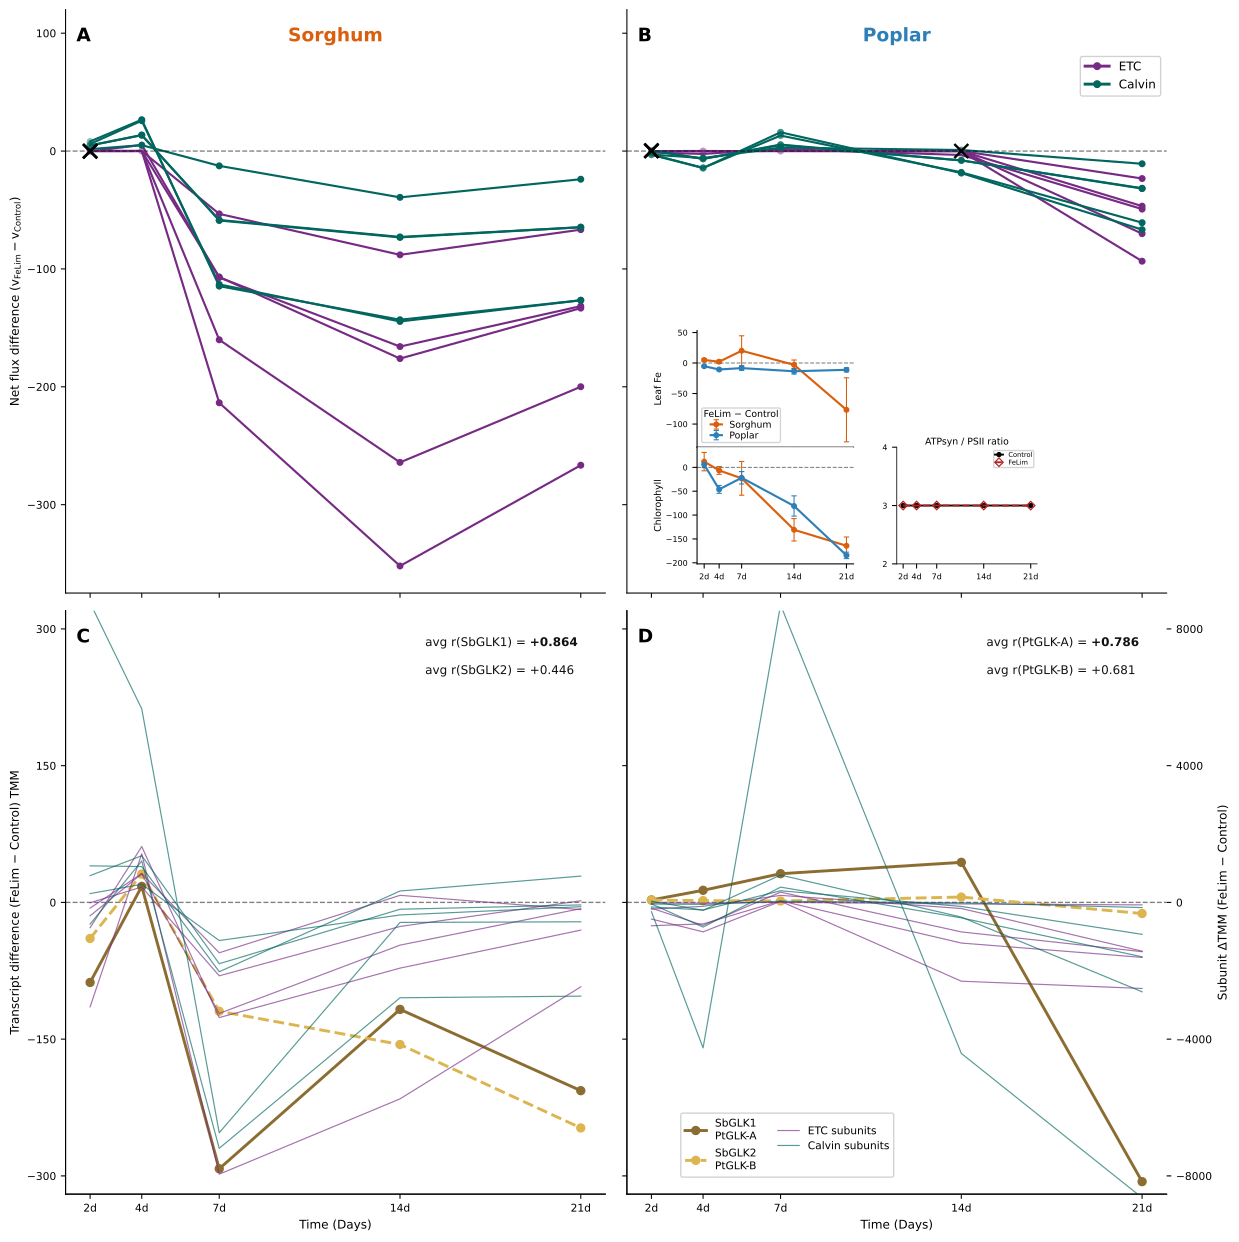

Source code (Python):
"""
Figure 8: Photosynthetic ETC response paired with GLK-regulon transcript
=========================================================================

2 x 2 layout, one column per species (Sorghum left, Poplar right):

    Top row (A, B) — per-ETC-reaction net flux DIFFERENCE (FeLim - Control)
                     across the leaf time course (2d/4d/7d/14d/21d).
                     5 lines per panel (PSII, Cyt b6f, PSI, FNR, ATP
                     synthase). ATPsyn / PSII ratio inset (Control vs
                     FeLim, dashed reference at canonical 3:1) sits in
                     an interior corner of each top panel.

    Bottom row (C, D) — log2(FeLim/Control) transcript abundance for the
                        two GLK-family orthologs (GLK1, GLK2) predicted
                        to be the master regulators of the nuclear-
                        encoded photosynthesis regulon that the top-row
                        driver reactions belong to. Same 5-timepoint
                        x-axis so the transcript trajectory can be
                        read against the flux trajectory directly.

Data sources
------------
- Top row : Biochem_*/projects/<spc>/ml/svp_1.0/results/startVbfandZero_noRelu_V_headers.tsv
- Bottom  : RNASeq-Review/RNASeq_Enzyme_Abundance/projects/qpsi-plastidial/
            rnaseq-data/{Poplar,Sorghum}_raw_genes_tmm_mean.tsv[.xz]
            filtered by the four GLK ortholog IDs listed in CONFIG.glk_orthologs.

To tweak this figure
--------------------
- Target reactions / legend order:   CONFIG.target_reactions / CONFIG.legend_order
- Which reactions form the ratio:    CONFIG.ratio_numerator_id / CONFIG.ratio_denominator_id
- Canonical ratio reference line:    CONFIG.ratio_reference
- GLK ortholog IDs / data path:      CONFIG.glk_orthologs / CONFIG.glk_data_paths
- GLK colors / linestyle:            CONFIG.glk_colors / CONFIG.glk_styles
- Bottom-row y-range:                CONFIG.panel_ylim_bottom
- Species panel order:               CONFIG.species_configs
- Output filename:                   CONFIG.filename
"""

from __future__ import annotations

import os
import sys
import lzma
import re
import csv
import functools
import numpy as np
import pandas as pd
import matplotlib.pyplot as plt
import cobra


def _analysis_tables() -> str:
    """Directory holding the cross-species analysis TSVs this deck reads.

    Delegates to io_utils.cross_species_dir() so every consumer resolves the
    tables the same way: analysis_tables/ beside this file by default,
    overridable with BIOFLUX_DATA_DIR / BIOFLUX_CROSS_DIR.

    The tables are derived from both species, and the Poplar half is not
    distributed with this repository (see README.md), so they are not tracked
    here. Regenerate them with svp_analysis/analyze_both_species.py from a tree
    that has both species, or point the env var at an existing copy.
    """
    import io_utils
    return io_utils.cross_species_dir()


def _base_rxn(target_id: str) -> str:
    """Strip compartment/direction suffix (_y0, _d0, _f, _r, _i, _o) to get the
    base reaction id used by the classifier."""
    return re.sub(r'_(y[0-9]+|d[0-9]+|[frio])$', '', target_id)


@functools.lru_cache(maxsize=1)
def _load_qualifying_tps() -> dict:
    """Return {(species, base_rxn): set_of_qualifying_timepoint_strs} loaded
    once from the central-carbon classifier output. Empty set = the reaction
    was classified but no timepoint met the defensibility criterion."""
    path = os.path.join(_analysis_tables(), "all_central_carbon_classification.tsv")
    result = {}
    with open(path) as f:
        for row in csv.DictReader(f, delimiter='\t'):
            if row.get('tissue') != 'Leaf':
                continue
            tps = row.get('qualifying_tps', '') or ''
            qtps = set(tps.split(',')) if tps else set()
            result[(row['species'], row['base_rxn'])] = qtps
    return result


@functools.lru_cache(maxsize=1)
def _load_per_tp_metrics() -> dict:
    """Return {(species, base_rxn, timepoint): (rel_mag, dir_flip)}.
    rel_mag = |mean(delta across p)| / max(mean_ctl, mean_fel, 1e-6).
    dir_flip = the four per-p deltas are not all the same sign.
    Computed from all_central_carbon_timecourse.tsv (Leaf only)."""
    import collections as _c
    path = os.path.join(_analysis_tables(), "all_central_carbon_timecourse.tsv")
    grouped = _c.defaultdict(list)
    with open(path) as f:
        for row in csv.DictReader(f, delimiter='\t'):
            if row.get('tissue') != 'Leaf':
                continue
            k = (row['species'], row['base_rxn'], row['timepoint'])
            grouped[k].append((float(row['abs_ctl']), float(row['abs_fel']),
                               float(row['delta'])))
    result = {}
    for k, rows in grouped.items():
        if not rows:
            continue
        mc = sum(r[0] for r in rows) / len(rows)
        mf = sum(r[1] for r in rows) / len(rows)
        md = sum(r[2] for r in rows) / len(rows)
        deltas = [r[2] for r in rows]
        denom = max(mc, mf, 1e-6)
        rel_mag = abs(md) / denom
        dir_flip = (any(d > 1e-4 for d in deltas)
                    and any(d < -1e-4 for d in deltas))
        result[k] = (rel_mag, dir_flip)
    return result


def _alpha_for_rel_mag(rel_mag: float) -> float:
    """Map rel_mag to marker opacity. rel_mag >= 10% -> fully opaque;
    below 0.5% -> minimum opacity. Linear scale in between so the
    reader gets a visible confidence gradient across the interesting
    range (0.5% - 10%)."""
    if rel_mag >= 0.10:
        return 1.0
    if rel_mag <= 0.005:
        return 0.15
    return 0.15 + (1.0 - 0.15) * (rel_mag - 0.005) / (0.10 - 0.005)

# Helper modules are vendored under figures_src/; prepend it so the
# imports below resolve. _HERE is this directory; the helper modules are
# vendored under figures_src/ so this deck runs from a bare checkout.
_HERE = os.path.dirname(os.path.abspath(__file__))
sys.path.insert(0, os.path.join(_HERE, "figures_src"))
from style import apply_style, SPECIES_COLORS, get_dpi
# CLAUDE 2026-08-12: run directories moved to the arms-260811 sweep, one per
# (species, svp, min_delta). io_utils is the single resolver; see its header
# for the BIOFLUX_MIN_DELTA / BIOFLUX_LEGACY_LAYOUT overrides.
from io_utils import fresh_arm_dir


# ==== CONFIG (edit me) ============================================
class CONFIG:
    title         = ""    # no figure-level title; caption names panels A/B
    panel_titles  = None  # no panel titles either; caption owns them
    # Panel letters row-major: A/B = ETC flux, C/D = GLK transcript,
    # E/F..M/N = one phenotype row per entry in phenotype_columns.
    # Extended to cover the max we might use in the exploratory pass;
    # unused letters are harmless.
    panel_letters = ["A","B","C","D","E","F","G","H","I","J","K","L","M","N"]
    panel_letter_kwargs = dict(
        xy=(0.02, 0.97), xycoords="axes fraction",
        ha="left", va="top",
        fontsize=14, fontweight="bold",
        bbox=dict(boxstyle="round,pad=0.18", facecolor="white",
                  edgecolor="none", alpha=0.85),
    )
    panel_labels = {
        "top_y":     r"Net flux difference ($v_{FeLim} - v_{Control}$)",
        "bottom_y":  r"Transcript difference (FeLim − Control) TMM",
        "x_top":     "Time (Days)",
        "x_bottom":  "Time (Days)",
    }
    # Every row uses raw (FeLim − Control) so each panel keeps the
    # natural units + amplitudes of its measurement. Consequences:
    # (a) the 5 ETC reactions in the top row visually separate again
    #     (their raw flux magnitudes differ even when the log2 fold
    #     changes are nearly identical), (b) high-abundance transcripts
    #     dominate the GLK row (paleopolyploid low-abundance paralogs
    #     will look flat), (c) each phenotype row needs its own ylim
    #     matched to that measurement's natural scale.
    # CLAUDE 2026-08-12: widened for the arms-260811 runs. Initialising the
    # media transport chain at the pFVA maxima raised the absolute flux scale
    # ~2.5x, so the net svp_2.0 delta-flux range is now (-352..+25) for Sorghum
    # and (-94..+16) for Poplar (was -211..+43 shared). Panels A and B share
    # this axis deliberately, so Sorghum sets the floor; the headroom above
    # zero is reserved for the group legend in B. (The ATPsyn/PSII inset used
    # to occupy the headroom in A; it now sits low in B beside the Fe / Chl
    # insets, so A's headroom is free if the range is ever retightened.)
    panel_ylim = (-375, 120)

    # ----- display sign per reaction -----
    # ModelSEED writes some reactions in the opposite direction to the
    # one they run in vivo, so their net flux is negative by convention
    # even though the pathway is carrying forward flux.  Negate those for
    # display so every member of a pathway group moves together; the
    # caption states which reactions are flipped.
    #   rxn00782 (NADPH-GAPDH) is written oxidatively (G3P -> 1,3-BPG);
    #   the Calvin cycle runs it reductively.
    display_direction = {"rxn00782": -1}
    # GLK row uses a TWIN y-axis so GLK regulators (low-abundance,
    # ±60-306 TMM) are visible alongside their high-abundance target
    # subunits (±8000+ TMM). BOTH axes are symmetric around zero so
    # the y=0 line physically aligns at 50% panel height on both
    # sides, making Sorghum 7d / Poplar 21d drops directly comparable.
    # Left / right axis tick pairs picked so the ticks line up visually:
    # primary +300 ↔ twin +8000, +150 ↔ +4000, 0 ↔ 0, etc. The ylim on
    # each side is set slightly wider than its tick range for padding;
    # both ylims use the SAME padding fraction (320/300) so the tick
    # alignment is preserved.
    panel_ylim_bottom              = (-320, 320)                       # left: GLK  ΔTMM
    panel_yticks_bottom            = [-300, -150, 0, 150, 300]
    panel_ylim_bottom_subunit      = (-320 * 8000 / 300,
                                       320 * 8000 / 300)               # right: subunit ΔTMM
    panel_yticks_bottom_subunit    = [-8000, -4000, 0, 4000, 8000]
    # ----- inset placement per species (axes-fraction: x0, y0, width, height) -----
    # Squished vertically (height 0.18) and slightly widened (width 0.24)
    # so the 5 x-axis tick labels have horizontal breathing room. Pushed
    # a bit further from center to give the species title room to land.
    # y0 is set so the inset sits in the empty headroom above the data
    # (panel_ylim tops out at +130; the largest datapoint is ~+43).
    # The ratio inset now rides in panel B (Poplar) immediately right of the
    # measured Fe / Chl insets (which occupy x 0.13-0.42, y 0.05-0.45), so the
    # stoichiometric check sits beside the experimental data. The Sorghum entry
    # is retained unused in case the inset is moved back to panel A.
    inset_bounds_by_species = {
        "Sorghum": (0.70, 0.76, 0.24, 0.17),   # unused: former panel-A slot
        # y0 and height match the Chl inset (0.13, 0.05, 0.29, 0.20) so the two
        # x-axes sit on the same baseline and read as one row.
        "Poplar":  (0.50, 0.05, 0.26, 0.20),   # right of the Fe / Chl insets
    }
    inset_ylim   = (2.0, 4.0)
    inset_yticks = [2, 3, 4]

    # ----- per-svp project paths -----
    # Under the arms layout the svp is part of the directory name as well as
    # the run subdirectory, so `dir` is resolved per species from SVP_SUBDIR
    # rather than assembled from a shared PROJECTS root.
    SVP_SUBDIR  = "svp_2.0"

    # ----- species panel order: left-to-right -----
    species_configs = [
        {
            "name": "Sorghum",
            "dir": fresh_arm_dir("Sorghum", SVP_SUBDIR.replace("svp_", "")),
        },
        {
            "name": "Poplar",
            "dir": fresh_arm_dir("Poplar", SVP_SUBDIR.replace("svp_", "")),
        },
    ]

    # ----- target reactions (top row): ETC + Calvin driver set -----
    # 10 reactions total, 5 per group. Coloured by group + given
    # distinct dash patterns within the group so a reader can see
    # "these 5 lines all move together, and so do these 5" without
    # having to disentangle individual reaction identities.
    target_reactions = {
        # ETC (Photosynthesis electron transport + coupled ATPase)
        "rxn20632_y0": "Photosystem II",
        "rxn20595_y0": "Cytochrome b6f",
        "rxn26754":    "Photosystem I",
        "rxn17196":    "Fd-NADP+ reductase",
        "rxn08173_y0": "Plastidial ATP Synthase",
        # Calvin Cycle (carbon reduction + regeneration)
        "rxn00018":    "RuBisCO",
        "rxn01100":    "PGK",
        "rxn00782":    "NADPH-GAPDH",
        "rxn01111":    "PRK",
        "rxn01345":    "SBPase",
    }
    # Grouping drives the color assignment + the collapsed legend.
    reaction_groups = {
        "ETC":    ["Photosystem II", "Cytochrome b6f", "Photosystem I",
                   "Fd-NADP+ reductase", "Plastidial ATP Synthase"],
        "Calvin": ["RuBisCO", "PGK", "NADPH-GAPDH", "PRK", "SBPase"],
    }
    group_colors = {
        "ETC":    "#762a83",   # dark violet — distinct from Poplar blue, Sorghum orange, GLK gold
        "Calvin": "#01665e",   # dark teal — designed complement to violet on the ColorBrewer BrBG diverging palette
    }
    # All-solid within each group. The visual point is that every
    # ETC reaction moves together and every Calvin reaction moves
    # together — individual reaction identity is de-emphasised. The
    # caption explains that the 5 lines per group are distinct
    # reactions.
    group_linestyles = ["-"] * 5
    legend_order = [
        "Photosystem II", "Cytochrome b6f", "Photosystem I",
        "Fd-NADP+ reductase", "Plastidial ATP Synthase",
        "RuBisCO", "PGK", "NADPH-GAPDH", "PRK", "SBPase",
    ]

    # ----- bottom-row ratio reactions (rendered as inset inside top panel) -----
    ratio_numerator_id   = "rxn08173_y0"   # Plastidial ATP Synthase
    ratio_denominator_id = "rxn20632_y0"   # Photosystem II
    ratio_reference      = 3.0
    ratio_reference_label = "canonical 3:1"

    # ----- GLK ortholog transcript (bottom row, panels C & D) -----
    # Two GLK-family orthologs per species, predicted by cross-species
    # ortholog analysis to be the master regulators of the nuclear-
    # encoded photosynthesis regulon.
    _RNASEQ_BASE = "/scratch/seaver/Claude_Projects/RNASeq-Review/RNASeq_Enzyme_Abundance/projects/qpsi-plastidial/rnaseq-data"
    glk_data_paths = {
        "Poplar":  f"{_RNASEQ_BASE}/Poplar_raw_genes_tmm_mean.tsv",
        "Sorghum": f"{_RNASEQ_BASE}/Sorghum_raw_genes_tmm_mean.tsv.xz",
    }
    glk_orthologs = {
        # (species, slot) -> gene id in the abundance TSV.
        # Sorghum slots swapped 2026-08-04 so slot GLK1 = the grass "GLK1"-clade
        # gene (Sobic.010G096300, clusters with rice Os06g24070). The grass and
        # eudicot GLK duplications are independent, so these labels come from the
        # gene tree, not from the Arabidopsis ortholog call, which disagrees and
        # is a near-tie. Evidence: data/glk_phylogeny/README.md.
        ("Poplar",  "GLK1"): "Potri.007G136901",
        ("Poplar",  "GLK2"): "Potri.017G015800",
        ("Sorghum", "GLK1"): "Sobic.010G096300",
        ("Sorghum", "GLK2"): "Sobic.003G002600",
    }
    # Display names: Sorghum paralogs are orthology-named (SbGLK1/SbGLK2); Poplar's
    # two copies are an indistinguishable Salicaceae-WGD pair, labeled A/B.
    glk_display = {
        ("Sorghum", "GLK1"): "SbGLK1", ("Sorghum", "GLK2"): "SbGLK2",
        ("Poplar",  "GLK1"): "PtGLK-A", ("Poplar",  "GLK2"): "PtGLK-B",
    }
    # Gold family, outside the ETC purples/blues and outside the species
    # reservation (blue/orange). GLK = Golden2-Like, so the color story
    # is on-topic.
    glk_colors = {
        "GLK1": "#8c6d31",   # dark khaki-gold
        "GLK2": "#dcb54f",   # brighter gold
    }
    glk_styles = {"GLK1": "-", "GLK2": "--"}

    # ----- Rate-limiting subunit overlay on the GLK panels -----
    # For each of the 10 shared driver reactions (see
    # svp_analysis/glk_regulon_summary.py) we overlay the top
    # limiting-subunit gene's raw-diff transcript trajectory as a thin
    # line in the SAME panel as GLK1/GLK2, on a twin y-axis (right).
    # ETC subunits share a blue shade, Calvin subunits share a green
    # shade — the visual argument is "all 10 subunits track the GLK
    # regulator", not "distinguish subunit A from subunit B".
    # (The TSV filename still says "shared9"; it holds 10 reactions
    # x 2 species.  Renaming it would break the other consumers.)
    ratelimiting_gene_tsv = os.path.join(_analysis_tables(),
                                         "glk_regulon_shared9.tsv")
    ratelimiting_group_colors = {
        "ETC":    "#762a83",   # dark lavender — same as row-1 ETC
        "Calvin": "#01665e",   # dark teal — same as row-1 Calvin
    }
    ratelimiting_line_kwargs = dict(lw=0.9, alpha=0.65)

    # (species, gene_id) → override kwargs for a specific subunit line.
    # Empty by default. Populate to visually flag an outlier subunit
    # trajectory (e.g. one that anti-tracks its GLK regulator).
    ratelimiting_highlight: dict = {}

    # ----- Phenotype panels (bottom rows) -----
    # ICP-MS + reflectance-spectroscopy leaf phenotype file. Each named
    # column becomes a row of 2 species panels showing
    # log2(FeLim / Control). Ranking driving this default list is from
    # svp_analysis/find_phenotype_correlate.py — top 3 by Pearson r with
    # the ETC log2 trajectory (water-status indices), plus Chl and Fe54
    # as biology-required references.
    # Measured leaf phenotype data, not generated by this repository. Set
    # BIOFLUX_PHENOTYPE_FILE to point at it; the default is data/ beside the
    # repository root.
    phenotype_data_path = os.environ.get(
        "BIOFLUX_PHENOTYPE_FILE",
        os.path.normpath(
            os.path.join(os.path.dirname(os.path.abspath(__file__)),
                         "..", "data",
                         "E1.0_Sorghum_Poplar_ICP-MS_Spec_total.txt")))
    phenotype_species_map = {
        "Poplar":  "Populus trichocarpa",
        "Sorghum": "Sorghum bicolor",
    }
    # No standalone phenotype rows: the figure is a 2 x 2 (ETC/Calvin
    # flux over GLK transcripts).  The measured readouts that used to
    # occupy rows 2+ now ride as combined-species insets inside panel B
    # --- see pheno_inset_combined below.  Set this back to e.g.
    # ["Fe54"] to restore the taller layout.
    phenotype_columns: list = []

    # Legend text per phenotype column (used in the phenotype panel
    # legends). Kept short — full explanation belongs in the caption.
    phenotype_legend_labels = {
        "WBI":   "WBI",
        "SR1":   "SR1",
        "NDWI2": "NDWI2",
        "Chl":   "Chl",
        "Fe54":  "Fe",
    }
    # One color per row. Avoids species blue/orange, ETC blue-purple,
    # and GLK gold — teal, dark red, forest, chlorophyll green, rust.
    phenotype_colors = {
        "WBI":   "#17a2b8",   # teal (water-band)
        "SR1":   "#a41e11",   # dark red (simple ratio)
        "NDWI2": "#2f5f34",   # forest green (water index)
        "Chl":   "#2ba02b",   # chlorophyll green
        "Fe54":  "#8b4513",   # rust
    }
    # Per-column y-range — auto-scaled if None. WBI is near-zero (huge
    # relative correlation but tiny absolute changes) so it needs a
    # zoom. Chl and Fe54 span a wider range.
    # Raw-diff ylims chosen from the observed per-column ranges (see
    # find_phenotype_correlate.py output); each row now shows the
    # measurement's natural scale.
    phenotype_ylims = {
        "WBI":   (-0.011, 0.005),
        "SR1":   (-0.06,  0.12),
        "NDWI2": (-0.006, 0.013),
        "Chl":   (-220,   30),   # widened from (-200, 30) so Poplar 21d fits
        # widened again from (-90, 30) so the +/- SEM whiskers fit: the
        # Sorghum 21d bar reaches -129 and the 7d bar reaches +45.
        "Fe54":  (-140,   55),
    }

    # ----- time course -----
    time_labels    = ["2d", "4d", "7d", "14d", "21d"]
    days_numeric   = [2, 4, 7, 14, 21]

    # ----- measured-phenotype inset on the GLK row (row 1) -----
    # Set to an ICP-MS / spec column name (e.g. "Chl") to draw the raw
    # Control-vs-FeLim trajectory of that measurement as a small inset
    # inside each GLK panel, pairing the transcriptional regulator with
    # the phenotype it controls.  None disables the inset entirely, so
    # the production figure is unchanged unless this is set.
    pheno_inset_column = None
    pheno_inset_bounds_by_species = {
        "Sorghum": (0.66, 0.08, 0.30, 0.26),
        "Poplar":  (0.66, 0.08, 0.30, 0.26),
    }
    # Same mechanism on the ETC/Calvin row (row 0).  Setting this and
    # emptying phenotype_columns collapses the figure to 2 x 2, with the
    # measured driver (Fe) beside the modelled flux response.  Sorghum's
    # ATPsyn/PSII inset already occupies the top-right of panel A, so the
    # row-0 slots are placed left of it.
    pheno_inset_row0_column = None
    pheno_inset_row0_bounds_by_species = {
        "Sorghum": (0.08, 0.70, 0.28, 0.26),
        "Poplar":  (0.08, 0.70, 0.28, 0.26),
    }
    pheno_inset_title = {"Chl": "Chlorophyll", "Car": "Carotenoid",
                         "Fe54": "Leaf Fe"}
    # Combined-species insets: each carries BOTH species' FeLim-minus-
    # Control trajectory for one measured column, rather than one inset
    # per panel.  Each entry is (column, host row, host col, bounds in
    # that panel's axes fraction).  Empty = disabled.  Several entries
    # may share a host panel; place them with non-overlapping bounds.
    # An optional 5th element carries per-inset options.
    #
    # Production layout: leaf Fe above chlorophyll -- the driver over the
    # phenotype it drives -- as one contiguous stack in the bottom-left
    # of panel B, where neither species' flux traces reach.  Each name is
    # a left-hand y-axis label rather than a title, since the band above
    # each inset is exactly where panel B's traces run.  One legend
    # serves the pair and its title carries the difference form.
    pheno_inset_combined: list = [
        ("Fe54", 0, 1, (0.13, 0.25, 0.29, 0.20),
         {"hide_xticklabels": True,      # shares the lower inset's axis
          "label_as_ylabel": True,
          "legend_title": "FeLim − Control",
          "legend_fontsize": 7,
          "legend_loc": "lower left"}),
        ("Chl",  0, 1, (0.13, 0.05, 0.29, 0.20),
         {"label_as_ylabel": True,
          "hide_legend": True}),         # one legend for the pair
    ]

    # ----- redundant-axis-label suppression -----
    # Applied after all panels are drawn.  Each entry is (row, col).
    # With sharex="col" the row-0 x-labels merely repeat row 1's, and in
    # a 2 x 2 grid the right column's primary y-label and the left
    # column's twin y-label repeat their neighbours.
    suppress_xlabel: list = [(0, 0), (0, 1)]   # "Time (Days)" off A and B
    suppress_ylabel: list = [(0, 1), (1, 1)]   # primary y off B and D
    suppress_twin_ylabel: list = [(1, 0)]      # twin y off C
    # Tick labels, not just the axis titles.  Dropping these on the right
    # column lets the two columns be pushed together.
    suppress_yticklabels: list = [(0, 1), (1, 1)]
    suppress_twin_yticklabels: list = [(1, 0)]
    # Horizontal gap between the two columns, applied after tight_layout.
    # None = leave tight_layout's own spacing alone.
    subplots_wspace = 0.04

    # Anchor for the row-0 (ETC / Calvin) legend, in the host panel's axes
    # fraction.  None = plain loc="upper right".  Set to the top edge of
    # panel A's ATPsyn/PSII inset so the two line up across the row.
    row0_legend_bbox = (1.0, 0.93)

    # ----- per-reaction markers (top row) -----
    # Distinct marker per reaction so overlapping curves are visible
    # as marker stacks — mass balance forces the ETC log2 trajectories
    # to nearly coincide, so the lines alone would look like one.
    reaction_markers = {
        "Photosystem II":          "o",   # circle
        "Cytochrome bf-6":         "s",   # square
        "Photosystem I":           "^",   # up triangle
        "Fd-NADP+ reductase":      "D",   # diamond
        "Plastidial ATP Synthase": "v",   # down triangle
    }
    # ----- colors (top row) -----
    reaction_colors = {
        "Photosystem II":          "#2c7fb8",
        "Cytochrome bf-6":         "#7570b3",
        "Photosystem I":           "#1b9e77",
        "Fd-NADP+ reductase":      "#e7298a",
        "Plastidial ATP Synthase": "#d95f0e",
    }
    # ----- colors / styles (inset, top row) -----
    # Blue / orange are reserved for the species palette; the five ETC
    # reactions in the main panel claim blue, purple, green-teal,
    # magenta, and orange. Black + crimson is maximally print-safe
    # (high lightness contrast, survives B&W and low-quality color
    # printing) and stays outside the existing palette.
    treatment_style = {"Control": "-", "FeLim": "--"}
    treatment_color = {"Control": "#000000", "FeLim": "#b22222"}
    species_palette = dict(SPECIES_COLORS)

    # ----- layout -----
    # Rows = 2 (ETC flux + GLK transcript) + len(phenotype_columns).
    # Computed inside build_figure() so shortening / lengthening
    # phenotype_columns automatically adjusts the panel grid + height.
    # These class-level values act as fallbacks for old callers only.
    figsize = (13, 30)
    layout  = (7, 2)

    # ----- output -----
    filename = "fig_photo_etc"
# ==================================================================


def _extract_reaction_flux_per_cond(v_df: pd.DataFrame, model: cobra.Model,
                                    target_id: str, cond_names: list[str],
                                    cond_indices: list[int]) -> np.ndarray:
    """Sum signed-direction columns matching ``target_id`` in the V TSV.

    Reactions can be split into ``_f`` / ``_o`` (forward, sign +1) and
    ``_r`` / ``_i`` (reverse, sign -1) flux columns. We sum them with
    the appropriate sign to recover net flux. Returns an array aligned
    to ``cond_indices``.

    Two things this has to get right, both of which an earlier version
    did not:

    * ``base_id`` and ``clean_id`` are identical whenever the model id
      carries no ``R_``/``EX_`` prefix (which is every reaction here,
      since cobra strips the prefix on read).  Collecting candidate
      column names in a ``set`` keeps each column from being added
      twice -- the previous list-of-pairs form doubled every value.
    * The split halves of a reversible reaction are *separate model
      objects* whose ids already end in ``_f``/``_r``.  The sign must
      therefore be read off the column name itself; deriving it from a
      constructed ``f"{base_id}_r"`` never matched, so reverse flux was
      added rather than subtracted.
    """
    flux = np.zeros(len(cond_indices))
    seen: set[str] = set()
    for rxn in model.reactions:
        base_id = rxn.id
        clean_id = base_id.replace("R_", "").replace("EX_", "").strip()
        if clean_id != target_id and base_id != target_id and \
           not clean_id.startswith(target_id + "_"):
            continue
        candidates = {stem_sfx
                      for stem in (base_id, clean_id)
                      for stem_sfx in (stem, f"{stem}_f", f"{stem}_o",
                                       f"{stem}_r", f"{stem}_i")}
        for col_name in sorted(candidates):
            if col_name not in v_df.columns or col_name in seen:
                continue
            seen.add(col_name)
            sign = -1 if col_name.endswith(("_r", "_i")) else 1
            flux += sign * v_df[col_name].values[cond_indices]
    return flux


def _load_species_data(config: dict) -> dict | None:
    """Load V matrix and SBML model for a species; return parsed flux
    series for the 5 target reactions plus PSII/ATPsyn totals."""
    base = os.path.join(config["dir"], "ml")
    npz_path = os.path.join(base, "training", "training.npz")
    xml_path = os.path.join(base, "training", "training.xml")
    tsv_path = os.path.join(base, CONFIG.SVP_SUBDIR, "results",
                            "startVbfandZero_noRelu_V_headers.tsv")
    for p in (npz_path, xml_path, tsv_path):
        if not os.path.exists(p):
            print(f"  -> Missing {p}; skipping {config['name']}")
            return None

    data = np.load(npz_path, allow_pickle=True)
    cond_names = [n.decode("utf-8") if isinstance(n, bytes) else str(n)
                  for n in data["treatments"]]
    ctrl_conds  = [f"Leaf_Control_{t}" for t in CONFIG.time_labels]
    felim_conds = [f"Leaf_FeLim_{t}"   for t in CONFIG.time_labels]
    ctrl_idx  = [cond_names.index(c) for c in ctrl_conds  if c in cond_names]
    felim_idx = [cond_names.index(c) for c in felim_conds if c in cond_names]
    if len(ctrl_idx) != len(CONFIG.time_labels) or len(felim_idx) != len(CONFIG.time_labels):
        print(f"  -> Incomplete time-course for {config['name']}; skipping.")
        return None

    model = cobra.io.read_sbml_model(xml_path)
    v_df = pd.read_csv(tsv_path, sep="\t")
    v_df.columns = v_df.columns.str.strip()

    # Top row: raw (FeLim − Control) per target reaction. Each
    # reaction's absolute flux magnitude comes through directly, so
    # the 5 ETC lines visually separate (PSII ~40 delta, PSI ~300
    # delta at Sorghum 7d etc.). Same formulation as the GLK and
    # phenotype rows below.
    delta_flux = {}
    for target_id, label in CONFIG.target_reactions.items():
        flux_ctrl  = _extract_reaction_flux_per_cond(v_df, model, target_id,
                                                     cond_names, ctrl_idx)
        flux_felim = _extract_reaction_flux_per_cond(v_df, model, target_id,
                                                     cond_names, felim_idx)
        delta_flux[label] = (flux_felim - flux_ctrl) * \
            CONFIG.display_direction.get(target_id, 1)

    # Bottom row: per-condition ATPsyn / PSII ratio for Control and FeLim.
    atpsyn_ctrl  = _extract_reaction_flux_per_cond(v_df, model, CONFIG.ratio_numerator_id,
                                                    cond_names, ctrl_idx)
    psii_ctrl    = _extract_reaction_flux_per_cond(v_df, model, CONFIG.ratio_denominator_id,
                                                    cond_names, ctrl_idx)
    atpsyn_felim = _extract_reaction_flux_per_cond(v_df, model, CONFIG.ratio_numerator_id,
                                                    cond_names, felim_idx)
    psii_felim   = _extract_reaction_flux_per_cond(v_df, model, CONFIG.ratio_denominator_id,
                                                    cond_names, felim_idx)
    with np.errstate(divide="ignore", invalid="ignore"):
        ratio_ctrl  = np.where(psii_ctrl  != 0, atpsyn_ctrl  / psii_ctrl,  np.nan)
        ratio_felim = np.where(psii_felim != 0, atpsyn_felim / psii_felim, np.nan)

    return {
        "name": config["name"],
        "delta_flux": delta_flux,
        "ratio_ctrl": ratio_ctrl,
        "ratio_felim": ratio_felim,
    }


def _load_glk_data(species_name: str) -> dict[str, tuple[np.ndarray, np.ndarray]]:
    """Return {glk_label: (control_array, felim_array)} aligned to CONFIG.time_labels.

    Reads the per-species TMM-normalised transcript abundance TSV (xz
    decompression handled transparently), filters to the two GLK
    ortholog gene IDs listed in CONFIG.glk_orthologs, and picks out
    the ``Leaf_Control_<tp>`` and ``Leaf_FeLim_<tp>`` rows.
    """
    path = CONFIG.glk_data_paths[species_name]
    opener = lzma.open if path.endswith(".xz") else open
    with opener(path, "rt") as fh:
        df = pd.read_csv(fh, sep="\t")

    glk_ids = {label: gene
               for (sp, label), gene in CONFIG.glk_orthologs.items()
               if sp == species_name}
    df = df[df["Gene_ID"].isin(glk_ids.values())]

    out: dict[str, tuple[np.ndarray, np.ndarray]] = {}
    for label, gene in glk_ids.items():
        sub = df[df["Gene_ID"] == gene].set_index("condition")["value"]
        ctrl  = np.array([float(sub.get(f"Leaf_Control_{t}", np.nan))
                          for t in CONFIG.time_labels])
        felim = np.array([float(sub.get(f"Leaf_FeLim_{t}",  np.nan))
                          for t in CONFIG.time_labels])
        out[label] = (ctrl, felim)
    return out


def _load_ratelimiting_genes(species_name: str
                             ) -> list[tuple[str, str, np.ndarray]]:
    """Return list of (group, gene_id, delta_trajectory) for the
    9 shared-driver rate-limiting genes for one species. Delta
    trajectory = FeLim - Control TMM per timepoint aligned with
    CONFIG.time_labels. Reads the ranked table produced by
    svp_analysis/glk_regulon_summary.py plus the raw TMM file."""
    ranked = pd.read_csv(CONFIG.ratelimiting_gene_tsv, sep="\t")
    ranked = ranked[ranked["species"] == species_name]

    # Reuse GLK loader's TMM opening logic
    tmm_path = CONFIG.glk_data_paths[species_name]
    opener = lzma.open if tmm_path.endswith(".xz") else open
    with opener(tmm_path, "rt") as fh:
        tmm = pd.read_csv(fh, sep="\t")

    genes_needed = ranked["gene_id"].tolist()
    tmm = tmm[tmm["Gene_ID"].isin(genes_needed)]

    out = []
    for _, row in ranked.iterrows():
        gene = row["gene_id"]
        group = row["group"]
        sub = tmm[tmm["Gene_ID"] == gene].set_index("condition")["value"]
        delta = np.array([
            (float(sub.get(f"Leaf_FeLim_{t}", np.nan))
             - float(sub.get(f"Leaf_Control_{t}", np.nan)))
            if pd.notna(sub.get(f"Leaf_FeLim_{t}", np.nan))
               and pd.notna(sub.get(f"Leaf_Control_{t}", np.nan))
            else np.nan
            for t in CONFIG.time_labels
        ])
        out.append((group, gene, delta))
    return out


def _load_phenotype_data(species_name: str) -> dict[str, tuple]:
    """Return {column: (control_mean, felim_mean, control_sem, felim_sem)}
    for the ICP-MS / spec phenotype columns listed in
    CONFIG.phenotype_columns, aggregated over replicates per
    (species, treatment, timepoint) and aligned with CONFIG.time_labels.
    Only Leaf tissue is used (matching Figure 8).

    The SEMs are returned per treatment arm rather than pre-combined so
    the caller can propagate them onto whatever contrast it plots; the
    panels plot FeLim minus Control, whose SEM is the quadrature sum.
    Groups with a single replicate get SEM = 0 (pandas std is NaN there).
    """
    df = pd.read_csv(CONFIG.phenotype_data_path, sep="\t")
    df = df.drop(columns=[c for c in df.columns if c.startswith("Unnamed")])
    df = df[df["Tissue"] == "Leaf"].copy()
    # Normalize "2 d" -> "2d" so keys match CONFIG.time_labels.
    df["Timepoint"] = df["Timepoint"].str.replace(" ", "", regex=False)
    df = df[df["Species"] == CONFIG.phenotype_species_map[species_name]]
    df = df[df["Treatment"].isin(("Control", "FeLim"))]
    # Row columns plus, if enabled, the GLK-row inset column.
    cols = list(CONFIG.phenotype_columns)
    extras = [CONFIG.pheno_inset_column, CONFIG.pheno_inset_row0_column]
    extras += [spec[0] for spec in CONFIG.pheno_inset_combined]
    for extra in extras:
        if extra and extra not in cols:
            cols.append(extra)
    # Mean, replicate count and SD per (Treatment, Timepoint)
    grp = df.groupby(["Treatment", "Timepoint"])[cols]
    mean_df = grp.mean(numeric_only=True)
    sd_df   = grp.std(numeric_only=True, ddof=1)
    n_df    = grp.count()

    def _series(frame, treatment, col, default=np.nan):
        return np.array([
            float(frame.loc[(treatment, t), col])
            if (treatment, t) in frame.index else default
            for t in CONFIG.time_labels
        ])

    out: dict[str, tuple] = {}
    for col in cols:
        ctrl      = _series(mean_df, "Control", col)
        felim     = _series(mean_df, "FeLim",   col)
        ctrl_sd   = _series(sd_df,   "Control", col)
        felim_sd  = _series(sd_df,   "FeLim",   col)
        ctrl_n    = _series(n_df,    "Control", col, default=0.0)
        felim_n   = _series(n_df,    "FeLim",   col, default=0.0)
        with np.errstate(invalid="ignore", divide="ignore"):
            ctrl_sem  = np.nan_to_num(ctrl_sd  / np.sqrt(ctrl_n))
            felim_sem = np.nan_to_num(felim_sd / np.sqrt(felim_n))
        out[col] = (ctrl, felim, ctrl_sem, felim_sem)
    return out


def _plot_phenotype_panel(ax, species_name: str,
                          pheno_data: dict[str, tuple],
                          col_name: str) -> None:
    """One phenotype row per species: raw (FeLim − Control)
    trajectory for a single ICP-MS / spec column, with error bars. Each
    row keeps its measurement's natural units — Chl and Fe54 in mass
    concentration, NDVI / NDWI / WBI / SR1 dimensionless — so per-row
    ylims are required to match each column's amplitude range. Row
    identity is conveyed by a short in-panel legend; full description
    belongs in the figure caption.

    The two treatment arms are independent samples (n = 3 biological
    replicates each), so the standard error of their difference is the
    quadrature sum of the per-arm standard errors.  Error bars matter
    here: the Sorghum ICP-MS replicates are far more dispersed than the
    Poplar ones, and without them the Sorghum trajectory reads as more
    certain than it is."""
    days = CONFIG.days_numeric
    ctrl, felim, ctrl_sem, felim_sem = pheno_data[col_name]
    diff = felim - ctrl
    sem_diff = np.sqrt(ctrl_sem ** 2 + felim_sem ** 2)
    color = CONFIG.phenotype_colors.get(col_name, "#444444")
    legend_label = CONFIG.phenotype_legend_labels.get(col_name, col_name)
    ax.errorbar(days, diff, yerr=sem_diff, color=color, marker="o",
                lw=2.2, markersize=6, capsize=4, elinewidth=1.4,
                capthick=1.4, label=legend_label)
    ax.axhline(0, color="black", lw=1.0, ls="--", alpha=0.5)
    ax.set_xticks(days)
    ax.set_xticklabels(CONFIG.time_labels)
    ax.set_xlabel(CONFIG.panel_labels["x_bottom"])
    ax.set_ylabel(r"FeLim − Control")
    ylim = CONFIG.phenotype_ylims.get(col_name)
    if ylim is not None:
        ax.set_ylim(*ylim)


def _plot_bottom_panel(ax, species_name: str,
                       glk_data: dict[str, tuple[np.ndarray, np.ndarray]]) -> None:
    """GLK ortholog row: raw (FeLim − Control) TMM per ortholog on
    the LEFT y-axis (zoomed to ±320 TMM), plus the 9 rate-limiting-
    subunit gene trajectories for the shared driver reactions on a
    TWIN RIGHT y-axis (±9000 TMM). Both axes are symmetric around
    zero so the y=0 lines physically align at panel-center, making
    trajectory shape comparison direct despite the ~25x amplitude
    gap between low-abundance regulators and high-abundance targets."""
    days = CONFIG.days_numeric
    # GLK orthologs on the primary (left) axis
    for label in ("GLK1", "GLK2"):
        if label not in glk_data:
            continue
        ctrl, felim = glk_data[label]
        diff = felim - ctrl
        ax.plot(days, diff,
                color=CONFIG.glk_colors[label],
                linestyle=CONFIG.glk_styles[label],
                marker="o", lw=2.2, markersize=6,
                label=CONFIG.glk_display.get((species_name, label), label),
                zorder=3)   # keep GLKs above the subunit overlay
    # Rate-limiting subunit overlay on the twin (right) axis
    try:
        subunits = _load_ratelimiting_genes(species_name)
    except FileNotFoundError:
        subunits = []
    if subunits:
        ax_r = ax.twinx()
        seen_groups: set[str] = set()
        for group, gene_id, delta in subunits:
            highlight = CONFIG.ratelimiting_highlight.get((species_name, gene_id))
            if highlight is not None:
                # Distinct styling + explicit legend entry for outlier gene
                ax_r.plot(days, delta, zorder=4, **highlight)
                continue
            color = CONFIG.ratelimiting_group_colors.get(group, "#888888")
            lbl = None
            if group not in seen_groups:
                lbl = f"{group} subunits"
                seen_groups.add(group)
            ax_r.plot(days, delta, color=color, label=lbl,
                      **CONFIG.ratelimiting_line_kwargs)
        # Symmetric bounds → y=0 sits at the same 50% panel height on
        # both axes, so drop trajectories overlay cleanly at the same
        # visual reference line. The tick pair (yticks_bottom /
        # yticks_bottom_subunit) is set so ±300 primary lines up with
        # ±8000 twin, ±150 lines up with ±4000, etc.
        ax_r.set_ylim(*CONFIG.panel_ylim_bottom_subunit)
        ax_r.set_yticks(CONFIG.panel_yticks_bottom_subunit)
        ax_r.set_ylabel("Subunit ΔTMM (FeLim − Control)", fontsize=9)
        # Stash the twin so build_figure's legend logic can retrieve
        # its handles alongside the primary axis's GLK handles.
        ax._twin_ax_bottom = ax_r
    ax.axhline(0, color="black", lw=1.0, ls="--", alpha=0.5)
    ax.set_xticks(days)
    ax.set_xticklabels(CONFIG.time_labels)
    ax.set_xlabel(CONFIG.panel_labels["x_bottom"])
    ax.set_ylabel(CONFIG.panel_labels["bottom_y"])
    if CONFIG.panel_ylim_bottom is not None:
        ax.set_ylim(*CONFIG.panel_ylim_bottom)
    if CONFIG.panel_yticks_bottom is not None:
        ax.set_yticks(CONFIG.panel_yticks_bottom)

    # ---- Average Pearson r across the 9 rate-limiting subunit genes
    # vs GLK1 and GLK2 (already precomputed in glk_regulon_shared9.tsv).
    # Two-line summary aligned on the equal sign: prefix ("avg r(GLKn) = ")
    # is right-anchored at equals_x, and the value ("+0.446") is left-
    # anchored at the same equals_x. Result: the "=" sign sits in the
    # same column on both lines. Only the value on the winning paralog
    # line is bolded; text weight of the prefix stays normal.
    try:
        ranked = pd.read_csv(CONFIG.ratelimiting_gene_tsv, sep="\t")
        sub = ranked[ranked["species"] == species_name]
        if not sub.empty:
            avg_r1 = float(sub["r_GLK1"].mean())
            avg_r2 = float(sub["r_GLK2"].mean())
            g1_higher = avg_r1 > avg_r2
            trans = ax.transAxes
            equals_x, y_top, dy = 0.86, 0.955, 0.048

            def _write_line(y, label, val, bold_value):
                prefix = f"avg r({label}) = "
                value  = f"{val:+.3f}"
                # Prefix — right-anchored, so its right edge (past the "=")
                # sits at equals_x. Trailing space in the prefix pushes the
                # "=" glyph a touch to the left of equals_x, leaving a small
                # visual gap before the value.
                ax.text(equals_x, y, prefix,
                        transform=trans,
                        fontsize=9, fontweight="normal",
                        va="top", ha="right", color="#111111",
                        bbox=dict(boxstyle="round,pad=0.15",
                                  facecolor="white",
                                  edgecolor="none", alpha=0.85),
                        zorder=6)
                # Value — left-anchored at the same equals_x. Because both
                # lines share equals_x, the equal signs line up vertically
                # regardless of whether the value is bold on this line.
                ax.text(equals_x, y, value,
                        transform=trans,
                        fontsize=9,
                        fontweight=("bold" if bold_value else "normal"),
                        va="top", ha="left", color="#111111",
                        bbox=dict(boxstyle="round,pad=0.15",
                                  facecolor="white",
                                  edgecolor="none", alpha=0.85),
                        zorder=6)

            _write_line(y_top,      CONFIG.glk_display.get((species_name, "GLK1"), "GLK1"), avg_r1, g1_higher)
            _write_line(y_top - dy, CONFIG.glk_display.get((species_name, "GLK2"), "GLK2"), avg_r2, not g1_higher)
    except (FileNotFoundError, KeyError) as e:
        print(f"  -> Could not annotate avg-r for {species_name}: {e}")


def _style_for_label(label: str) -> tuple[str, object, str | None]:
    """Return (color, linestyle, group_name) for a reaction label
    based on CONFIG.reaction_groups + group_colors + group_linestyles.
    Reactions in the same group share a color; their linestyle is
    picked from group_linestyles based on their index in the group."""
    for group_name, labels_in_group in CONFIG.reaction_groups.items():
        if label in labels_in_group:
            idx = labels_in_group.index(label)
            ls = CONFIG.group_linestyles[idx % len(CONFIG.group_linestyles)]
            return CONFIG.group_colors[group_name], ls, group_name
    return "#444444", "-", None


def _plot_top_panel(ax, species_data: dict):
    """Per-reaction net flux difference (FeLim − Control) vs time.
    Two reaction groups (ETC, Calvin), each in one color with 5
    distinct dash patterns.

    Per-timepoint marker opacity encodes rel_mag continuously
    (rel_mag = |mean_delta across p| / max(mean_ctl, mean_fel),
    computed from the raw timecourse data at that species/reaction/tp).
    Full opacity at rel_mag >= 10%; minimum opacity at rel_mag <= 0.5%.
    A black 'x' overlay marks timepoints where the direction of the
    response is not consistent across the four p values (i.e. the
    principled non-defensibility — signal actually flips signs)."""
    days = CONFIG.days_numeric
    time_labels = CONFIG.time_labels
    sp = species_data["name"]
    metrics = _load_per_tp_metrics()
    label_to_base = {label: _base_rxn(rid)
                     for rid, label in CONFIG.target_reactions.items()}
    for label in CONFIG.legend_order:
        if label not in species_data["delta_flux"]:
            continue
        color, linestyle, _ = _style_for_label(label)
        y = species_data["delta_flux"][label]
        # Line without markers (markers drawn per-point next)
        ax.plot(days, y, color=color, linestyle=linestyle,
                lw=1.6, label=label)
        base = label_to_base.get(label)
        for xi, yi, tp in zip(days, y, time_labels):
            met = metrics.get((sp, base, tp))
            if met is None:
                ax.scatter(xi, yi, s=28, color=color, alpha=0.4,
                           marker="o", edgecolors="none", zorder=5)
                continue
            rel_mag, dir_flip = met
            alpha = _alpha_for_rel_mag(rel_mag)
            ax.scatter(xi, yi, s=28, color=color, alpha=alpha,
                       marker="o", edgecolors="none", zorder=5)
            if dir_flip:
                ax.scatter(xi, yi, s=110, color="black", marker="x",
                           linewidths=1.8, zorder=6)
    ax.axhline(0, color="black", lw=1.0, ls="--", alpha=0.5)
    ax.set_xticks(days)
    ax.set_xticklabels(CONFIG.time_labels)
    ax.set_xlabel(CONFIG.panel_labels["x_top"])
    ax.set_ylabel(CONFIG.panel_labels["top_y"])
    if CONFIG.panel_ylim is not None:
        ax.set_ylim(*CONFIG.panel_ylim)
    # In-plot species title — placed at the top-center of the panel
    # (between the two corner regions where insets / legend live), in
    # the species color.
    sp_name = species_data["name"]
    sp_color = CONFIG.species_palette.get(sp_name, "#222")
    ax.text(0.5, 0.97, sp_name,
            transform=ax.transAxes,
            ha="center", va="top",
            fontsize=14, fontweight="bold",
            color=sp_color)


def _plot_inset_ratio(parent_ax, species_data: dict):
    """Inset axes inside ``parent_ax`` showing ATPsyn / PSII ratio over
    the Leaf time course for Control vs FeLim. No reference line — the
    fixed y-range (2.0-4.0) makes 3.0 visually obvious as the centre."""
    days = CONFIG.days_numeric
    bounds = CONFIG.inset_bounds_by_species.get(
        species_data["name"], (0.06, 0.06, 0.28, 0.28))
    ax = parent_ax.inset_axes(bounds)
    # Control: small filled dark circle on solid line.
    # FeLim: larger fully-transparent diamond (markerfacecolor="none")
    # on dashed line — sits on top of Control with empty interior, so
    # the Control marker shows through. Distinguished from Control by
    # marker shape, line style, and lighter edge color.
    ax.plot(days, species_data["ratio_ctrl"],
            color=CONFIG.treatment_color["Control"],
            linestyle=CONFIG.treatment_style["Control"],
            marker="o", markerfacecolor=CONFIG.treatment_color["Control"],
            markeredgecolor=CONFIG.treatment_color["Control"],
            lw=1.4, markersize=3, label="Control")
    ax.plot(days, species_data["ratio_felim"],
            color=CONFIG.treatment_color["FeLim"],
            linestyle=CONFIG.treatment_style["FeLim"],
            marker="D", markerfacecolor="none",
            markeredgecolor=CONFIG.treatment_color["FeLim"],
            markeredgewidth=0.9,
            lw=1.4, markersize=4.5, label="FeLim")
    ax.set_ylim(*CONFIG.inset_ylim)
    ax.set_yticks(CONFIG.inset_yticks)
    ax.set_xticks(days)
    ax.set_xticklabels(CONFIG.time_labels, fontsize=6)
    ax.tick_params(axis="y", labelsize=6)
    # numerator is ATP synthase, denominator PSII -- the ratio plotted is
    # ATPsyn/PSII (= 3), so the title must not be written the other way up.
    ax.set_title("ATPsyn / PSII ratio", fontsize=7, pad=2)
    ax.legend(loc="upper right", fontsize=5, frameon=True, framealpha=0.85,
              handlelength=1.2, borderpad=0.2, labelspacing=0.15)
    # Light background so the inset is visually separated from the parent panel
    ax.set_facecolor((1.0, 1.0, 1.0, 0.85))
    for spine in ax.spines.values():
        spine.set_linewidth(0.6)


def _plot_inset_pheno(parent_ax, species_name: str,
                      pheno_data: dict[str, tuple], col_name: str,
                      bounds_map: dict | None = None):
    """Inset inside a GLK panel showing the measured phenotype column
    ``col_name`` over the Leaf time course, Control vs FeLim, in its raw
    units with per-arm SEM bars.

    Raw arms rather than the FeLim-minus-Control difference plotted by
    the phenotype rows: at inset size the reader needs to see the FeLim
    arm fall away from a flat Control, and a difference trace hides the
    fact that Control itself barely moves.  Marker convention matches
    _plot_inset_ratio (filled circle / open diamond) so the two inset
    types read the same way."""
    if col_name not in pheno_data:
        return
    days = CONFIG.days_numeric
    ctrl, felim, ctrl_sem, felim_sem = pheno_data[col_name]
    if bounds_map is None:
        bounds_map = CONFIG.pheno_inset_bounds_by_species
    bounds = bounds_map.get(species_name, (0.66, 0.08, 0.30, 0.26))
    ax = parent_ax.inset_axes(bounds)
    ax.errorbar(days, ctrl, yerr=ctrl_sem,
                color=CONFIG.treatment_color["Control"],
                linestyle=CONFIG.treatment_style["Control"],
                marker="o", markerfacecolor=CONFIG.treatment_color["Control"],
                markeredgecolor=CONFIG.treatment_color["Control"],
                lw=1.4, markersize=3, capsize=2, elinewidth=0.8,
                capthick=0.8, label="Control")
    ax.errorbar(days, felim, yerr=felim_sem,
                color=CONFIG.treatment_color["FeLim"],
                linestyle=CONFIG.treatment_style["FeLim"],
                marker="D", markerfacecolor="none",
                markeredgecolor=CONFIG.treatment_color["FeLim"],
                markeredgewidth=0.9,
                lw=1.4, markersize=4.5, capsize=2, elinewidth=0.8,
                capthick=0.8, label="FeLim")
    ax.set_xticks(days)
    ax.set_xticklabels(CONFIG.time_labels, fontsize=6)
    ax.tick_params(axis="y", labelsize=6)
    ax.set_title(CONFIG.pheno_inset_title.get(col_name, col_name),
                 fontsize=7, pad=2)
    ax.legend(loc="lower left", fontsize=5, frameon=True, framealpha=0.85,
              handlelength=1.2, borderpad=0.2, labelspacing=0.15)
    # Fully opaque: the GLK panel carries ~20 subunit traces, and at 0.85
    # they bleed through the inset and read as inset data.
    ax.set_facecolor("white")
    ax.set_zorder(6)
    for spine in ax.spines.values():
        spine.set_linewidth(0.6)
    return ax


def _plot_inset_pheno_combined(parent_ax, pheno_by_species: dict,
                               col_name: str, bounds: tuple,
                               opts: dict | None = None):
    """Single inset carrying BOTH species' FeLim-minus-Control trajectory
    for one measured column, coloured by the species palette used in the
    panel titles.

    The difference form is what the standalone phenotype rows plot, and
    it is what makes the two species commensurable in one axes: the raw
    arms sit at different absolute levels (Poplar leaves hold more
    chlorophyll than Sorghum leaves throughout), so overlaying raw
    Control and FeLim for both species would need four traces and two
    y-scales. Differencing removes the species offset and leaves the
    treatment effect, which is the comparison the panel is making.

    Error bars are the quadrature sum of the two per-arm SEMs, matching
    _plot_phenotype_panel."""
    opts = opts or {}
    days = CONFIG.days_numeric
    ax = parent_ax.inset_axes(bounds)
    for sp_name, pheno in pheno_by_species.items():
        if col_name not in pheno:
            continue
        ctrl, felim, ctrl_sem, felim_sem = pheno[col_name]
        ax.errorbar(days, felim - ctrl,
                    yerr=np.sqrt(ctrl_sem ** 2 + felim_sem ** 2),
                    color=CONFIG.species_palette.get(sp_name, "#444444"),
                    marker="o", lw=1.6, markersize=3.5, capsize=2,
                    elinewidth=0.8, capthick=0.8, label=sp_name)
    ax.axhline(0, color="black", lw=0.8, ls="--", alpha=0.5)
    ax.set_xticks(days)
    # When two of these are stacked on one time axis, only the lower one
    # needs tick labels -- the upper one's would land on the lower one's
    # title.
    if opts.get("hide_xticklabels"):
        ax.set_xticklabels([])
    else:
        ax.set_xticklabels(CONFIG.time_labels, fontsize=6)
    ax.tick_params(axis="y", labelsize=6)
    name = CONFIG.pheno_inset_title.get(col_name, col_name)
    if opts.get("label_as_ylabel"):
        # Naming the quantity on the left frees the band above the axes,
        # which is where the parent panel's traces run.
        ax.set_ylabel(name, fontsize=7, labelpad=2)
    else:
        # Opaque bbox: the title is drawn OUTSIDE the inset axes, so
        # without it the parent's traces run through the lettering.
        ax.set_title("{} (FeLim − Control)".format(name),
                     fontsize=7, pad=2,
                     bbox=dict(boxstyle="square,pad=0.15",
                               facecolor="white", edgecolor="none"))
    if opts.get("hide_legend"):
        pass
    else:
        # The legend title carries the difference form for the whole
        # stack, so each inset does not have to repeat it.
        ax.legend(loc=opts.get("legend_loc", "lower left"),
                  title=opts.get("legend_title"),
                  fontsize=opts.get("legend_fontsize", 5),
                  title_fontsize=opts.get("legend_fontsize", 5),
                  frameon=True, framealpha=0.85,
                  handlelength=1.2, borderpad=0.2, labelspacing=0.15)
    ax.set_facecolor("white")
    ax.set_zorder(6)
    return ax


def build_figure():
    apply_style()
    n_pheno = len(CONFIG.phenotype_columns)
    n_rows  = 2 + n_pheno
    figsize = (13, 5 + 4 * n_rows)   # height scales with row count
    print(f"Building figure 8: {n_rows} x 2 layout "
          f"(ETC + GLK + {n_pheno} phenotype rows)")

    series = [_load_species_data(cfg) for cfg in CONFIG.species_configs]
    series = [s for s in series if s is not None]
    if not series:
        raise RuntimeError("No species data loaded; cannot build figure.")

    print("Loading GLK ortholog transcript abundances...")
    glk_by_species = {sp["name"]: _load_glk_data(sp["name"])
                      for sp in CONFIG.species_configs
                      if sp["name"] in [s["name"] for s in series]}

    pheno_by_species: dict[str, dict] = {}
    if (n_pheno > 0 or CONFIG.pheno_inset_column
            or CONFIG.pheno_inset_row0_column or CONFIG.pheno_inset_combined):
        print("Loading ICP-MS / spec phenotype data...")
        for sp in CONFIG.species_configs:
            if sp["name"] in [s["name"] for s in series]:
                pheno_by_species[sp["name"]] = _load_phenotype_data(sp["name"])

    fig, axes = plt.subplots(n_rows, 2, figsize=figsize,
                              sharey=False, sharex="col")
    # axes shape (n_rows, 2). col = species, row 0 = ETC, row 1 = GLK,
    # rows 2.. = phenotype (one per CONFIG.phenotype_columns entry).

    for col, sp_data in enumerate(series):
        _plot_top_panel(axes[0, col], sp_data)
        # Inset only on the Poplar (right-column) panel, beside the measured
        # Fe / Chl insets, so the modelled stoichiometric check reads next to
        # the experimental data. The ratio is 3.0 in both species — it is
        # forced by the H+ stoichiometry, not fitted — so one panel suffices
        # and it shows that panel's own species. Caption must say so.
        if col == 1:
            _plot_inset_ratio(axes[0, col], sp_data)
        glk = glk_by_species.get(sp_data["name"], {})
        _plot_bottom_panel(axes[1, col], sp_data["name"], glk)

        pheno = pheno_by_species.get(sp_data["name"], {})
        if CONFIG.pheno_inset_column:
            _plot_inset_pheno(axes[1, col], sp_data["name"], pheno,
                              CONFIG.pheno_inset_column)
        if CONFIG.pheno_inset_row0_column:
            _plot_inset_pheno(axes[0, col], sp_data["name"], pheno,
                              CONFIG.pheno_inset_row0_column,
                              CONFIG.pheno_inset_row0_bounds_by_species)
        for pcol_idx, pcol_name in enumerate(CONFIG.phenotype_columns):
            _plot_phenotype_panel(axes[2 + pcol_idx, col],
                                  sp_data["name"], pheno, pcol_name)

    # ---- Combined-species phenotype insets.
    for spec in CONFIG.pheno_inset_combined:
        pcol, host_row, host_col, bounds = spec[:4]
        opts = spec[4] if len(spec) > 4 else {}
        if host_row < axes.shape[0] and host_col < axes.shape[1]:
            _plot_inset_pheno_combined(axes[host_row, host_col],
                                       pheno_by_species, pcol, bounds, opts)

    # ---- Legends: one per row, in the right-column (Poplar) panel,
    # top-right corner. Row 1 uses collapsed group representatives
    # (ETC + Calvin) rather than 10 individual reactions.
    from matplotlib.lines import Line2D

    # Row 1 (ETC + Calvin): 2-entry group legend using representative
    # solid lines in each group's color.
    top_right = axes[0, -1]
    group_handles = [
        Line2D([0], [0], color=CONFIG.group_colors[g], lw=2.2, linestyle="-",
               marker="o", markersize=5)
        for g in CONFIG.reaction_groups
    ]
    group_labels = list(CONFIG.reaction_groups.keys())
    _row0_leg_kw = dict(loc="upper right", fontsize=9,
                        frameon=True, framealpha=0.9)
    if CONFIG.row0_legend_bbox is not None:
        _row0_leg_kw["bbox_to_anchor"] = CONFIG.row0_legend_bbox
    top_right.legend(group_handles, group_labels, **_row0_leg_kw)

    # Row 2 (GLK on primary axis + rate-limiting subunit on twin):
    # ONE shared legend, drawn on the Poplar (right-column) panel.
    #
    # The two GLK paralogs are named per species (Sorghum SbGLK1/SbGLK2,
    # Poplar PtGLK-A/PtGLK-B) but share a color and linestyle, because
    # glk_colors/glk_styles are keyed by SLOT, not by species. So one
    # legend key can serve both columns provided it carries both names.
    # We therefore build proxy handles whose label stacks the two names
    # on two lines -- Sorghum (panel C) above Poplar (panel D), matching
    # the left-to-right panel order. Matplotlib centers the line sample
    # vertically against a multi-line label, so the single swatch reads
    # as belonging to both names equally.
    #
    # The subunit-group entries (ETC / Calvin) are species-independent
    # and are taken from the Poplar twin axis as-is.
    from matplotlib.lines import Line2D

    poplar_ax = axes[1, -1]
    glk_handles = [
        Line2D([], [],
               color=CONFIG.glk_colors[slot],
               linestyle=CONFIG.glk_styles[slot],
               marker="o", lw=2.2, markersize=6)
        for slot in ("GLK1", "GLK2")
    ]
    glk_labels = [
        "{}\n{}".format(CONFIG.glk_display[("Sorghum", slot)],
                        CONFIG.glk_display[("Poplar", slot)])
        for slot in ("GLK1", "GLK2")
    ]
    twin = getattr(poplar_ax, "_twin_ax_bottom", None)
    if twin is not None:
        th, tl = twin.get_legend_handles_labels()
        glk_handles += th
        glk_labels  += tl
    if glk_handles:
        # Legend sits at the bottom-left of Panel D.  The panel letter is
        # top-left and the avg-r annotation top-right, so the bottom is
        # the only block of the panel free of both.
        poplar_ax.legend(glk_handles, glk_labels, loc="lower left",
                         bbox_to_anchor=(0.09, 0.02),
                         fontsize=8, frameon=True, framealpha=0.9,
                         labelspacing=0.4, ncol=2)
        for col in range(axes.shape[1] - 1):
            if axes[1, col].get_legend() is not None:
                axes[1, col].get_legend().remove()

    # Rows 3+ (phenotype): one legend per row, on the Poplar panel,
    # top-right.
    for row_idx in range(2, 2 + len(CONFIG.phenotype_columns)):
        p_ax = axes[row_idx, -1]
        p_h, p_l = p_ax.get_legend_handles_labels()
        if p_h:
            p_ax.legend(p_h, p_l, loc="upper right", fontsize=9,
                        frameon=True, framealpha=0.9)

    # ---- Drop redundant axis labels. Done as a post-pass rather than in
    # the panel plotters so the per-panel functions stay layout-agnostic.
    def _in_grid(r, c):
        return r < axes.shape[0] and c < axes.shape[1]

    for r, c in CONFIG.suppress_xlabel:
        if _in_grid(r, c):
            axes[r, c].set_xlabel("")
    for r, c in CONFIG.suppress_ylabel:
        if _in_grid(r, c):
            axes[r, c].set_ylabel("")
    for r, c in CONFIG.suppress_twin_ylabel:
        if _in_grid(r, c):
            twin_ax = getattr(axes[r, c], "_twin_ax_bottom", None)
            if twin_ax is not None:
                twin_ax.set_ylabel("")
    for r, c in CONFIG.suppress_yticklabels:
        if _in_grid(r, c):
            axes[r, c].tick_params(axis="y", labelleft=False)
    for r, c in CONFIG.suppress_twin_yticklabels:
        if _in_grid(r, c):
            twin_ax = getattr(axes[r, c], "_twin_ax_bottom", None)
            if twin_ax is not None:
                # Marks as well as numbers: with the columns squeezed
                # together, bare ticks on C's right edge sit next to D's
                # left edge and read as D's tick marks.
                twin_ax.tick_params(axis="y", labelright=False, right=False)

    # Panel letters row-major across all panels.
    for ax, letter in zip(axes.flat, CONFIG.panel_letters):
        ax.annotate(letter, xytext=(0, 0), textcoords="offset points",
                    **CONFIG.panel_letter_kwargs)

    if CONFIG.title:
        fig.suptitle(CONFIG.title, y=1.00, fontsize=12)
    fig.tight_layout()
    if CONFIG.subplots_wspace is not None:
        # After tight_layout, otherwise it recomputes the gap from the
        # tick labels we just switched off.
        fig.subplots_adjust(wspace=CONFIG.subplots_wspace)
    return fig


def main(out_dir: str = None) -> None:
    # Write outputs alongside the script (preprint_figures/) by default.
    if out_dir is None:
        out_dir = os.path.dirname(os.path.abspath(__file__))
    os.makedirs(out_dir, exist_ok=True)
    fig = build_figure()
    dpi = get_dpi()
    png = os.path.join(out_dir, CONFIG.filename + ".png")
    svg = os.path.join(out_dir, CONFIG.filename + ".svg")
    fig.savefig(png, dpi=dpi)
    fig.savefig(svg)
    plt.close(fig)
    print(f"[OK] {png} ({os.path.getsize(png)//1024} KB)")


if __name__ == "__main__":
    main()
